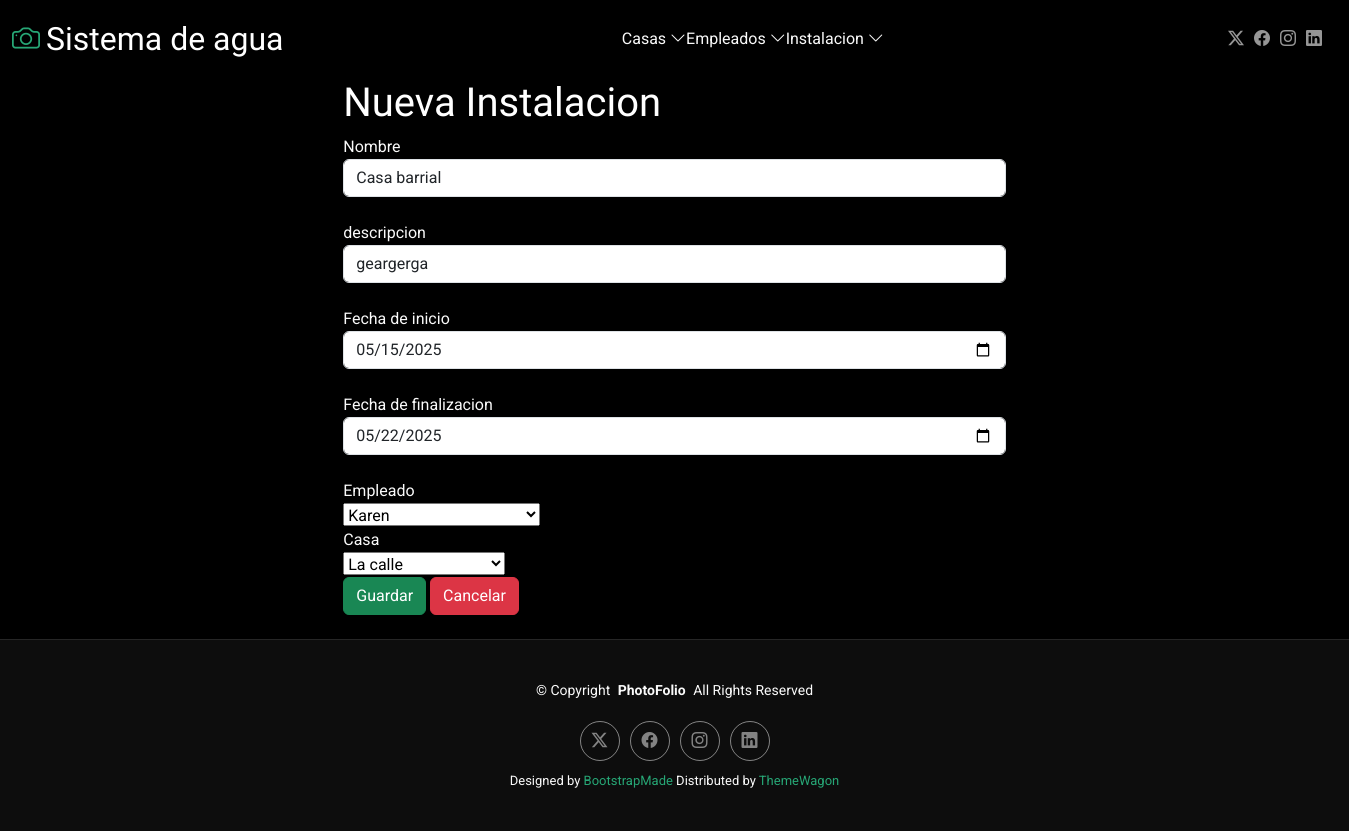
Before: /editarInstalacion/1 with the older database file.
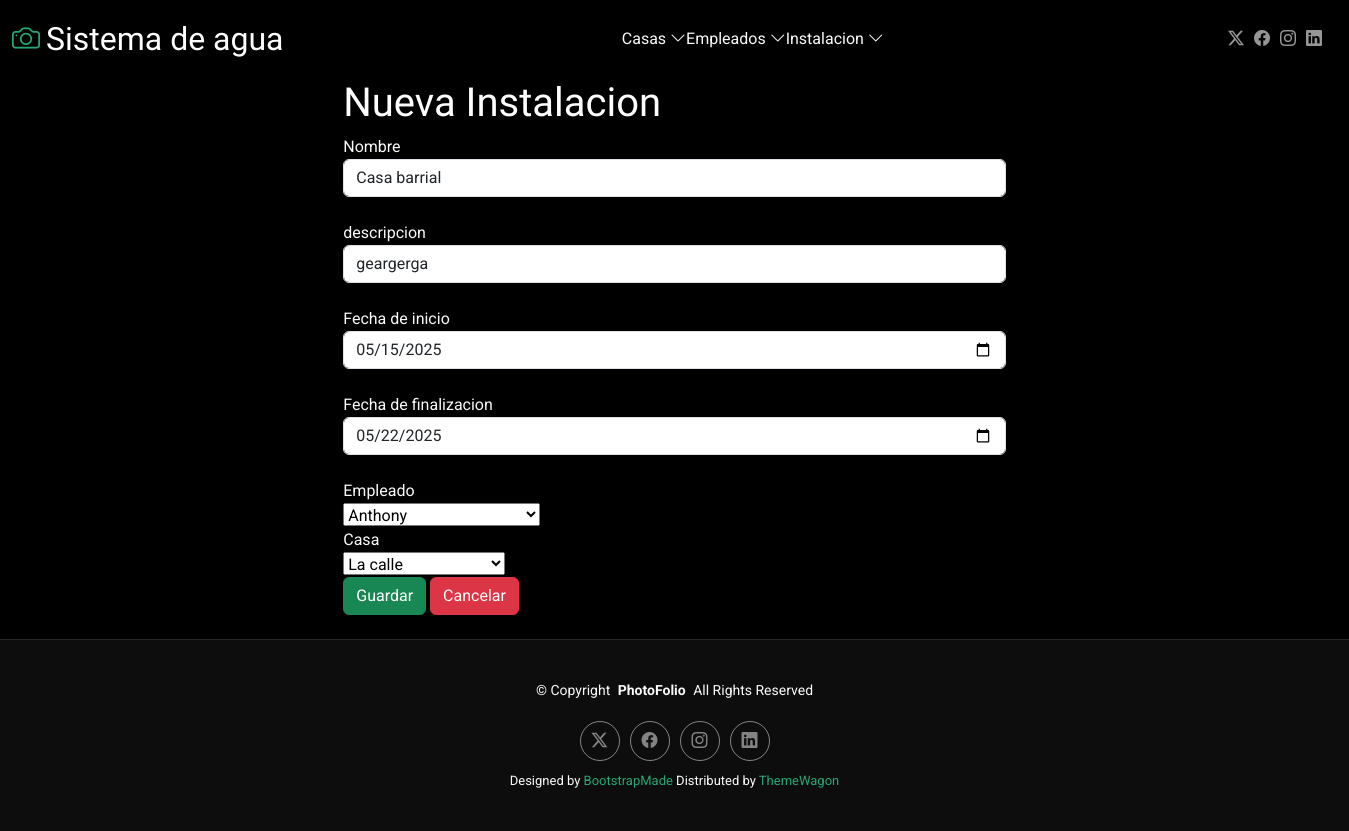
After: the same page with the newer database file.
### Aplicaciones/Instalacion/models.py (models this page shows)
class InstalacionCaptacion(models.Model):
    id = models.AutoField(primary_key=True)
    nombre = models.CharField(max_length=100)
    descripcion = models.TextField()
    fecha_inicio = models.DateField()
    fecha_fin = models.DateField()
    empleado = models.ForeignKey(Empleado, on_delete=models.CASCADE)
    casa = models.ForeignKey(Casa, on_delete=models.CASCADE)

### Aplicaciones/Empleado/models.py (models this page shows)
class Empleado(models.Model):
    id = models.AutoField(primary_key=True)
    nombre = models.CharField(max_length=100)
    cedula = models.CharField(max_length=20, unique=True)
    especialidad = models.CharField(max_length=100)
    telefono = models.CharField(max_length=20)

### Aplicaciones/Casa/models.py (models this page shows)
class Casa(models.Model):
    id = models.AutoField(primary_key=True)
    direccion = models.CharField(max_length=255)
    propietario = models.CharField(max_length=100)
    telefono = models.CharField(max_length=20)

### Aplicaciones/Instalacion/views.py (the view)
# urls.py: path('editarInstalacion/<id>',views.editarInstalacion),
def editarInstalacion(request,id):
    instalacionEditar=InstalacionCaptacion.objects.get(id=id)
    rempleados=Empleado.objects.all()
    lcasa=Casa.objects.all()
    return render(request,"editarInstalacion.html",{'instalacionEditar':instalacionEditar, 'empleados':rempleados,'casas':lcasa})

### Aplicaciones/Instalacion/templates/editarInstalacion.html (shortened to what this page needs)
{% extends 'plantilla.html' %}
{% load static %}
{% block body %}
<div class="row" >
    <div class="col-md-3" ></div>
    <div class="col-md-6 bg-black" >
        <h1 >Nueva Instalacion</h1>
        <form action="/procesarEdicionInstalacion" method="post">
            <label for="nombre" >Nombre</label><br>
            <input class="form-control " type="text" name="nombre" id="nombre" value="{{instalacionEditar.nombre}}"><br>
            <label for="descripcion">descripcion</label><br>
            <input class="form-control " type="text" name="descripcion" id="descripcion" value="{{instalacionEditar.descripcion}}"><br>
            <label for="fecha_inicio">Fecha de inicio </label><br>
            <input class="form-control" type="date" name="fecha_inicio" id="fecha_inicio" value="{{instalacionEditar.fecha_inicio|date:'Y-m-d' }}"><br>
            <label for="fecha_fin">Fecha de finalizacion </label><br>
            <input class="form-control" type="date" name="fecha_fin" id="fecha_fin" value="{{instalacionEditar.fecha_fin|date:'Y-m-d' }}"><br>
            <label for="empleado" >Empleado</label><br>
            <select name="empleado" id="empleado">
                {% for e in empleados%}
                    <option value="{{e.id}}" {% if e.id == instalacionEditar.empleado.id %}selected{% endif%}>
                        {{e.nombre}}</option>
                {% endfor%}
            </select><br>
            <label for="casa">Casa</label><br>
            <select name="casa" id="casa">
                {% for e in casas%}
                    <option value="{{e.id}}"{% if e.id == instalacionEditar.casa.id %}selected{% endif%}>
                        {{e.direccion}}</option>
                {% endfor%}
            </select><br>
            <button class="btn btn-success" type="submit">Guardar</button>
            <a class="btn btn-danger" href="{% url 'inicioin' %}">Cancelar</a><br><br>
        </form>
    </div>
    <div class="col-md-3"></div>
</div>
{% endblock %}

Changed rows visible on the page:
changed InstalacionCaptacion "Casa barrial": empleado "Karen" → "Anthony"
